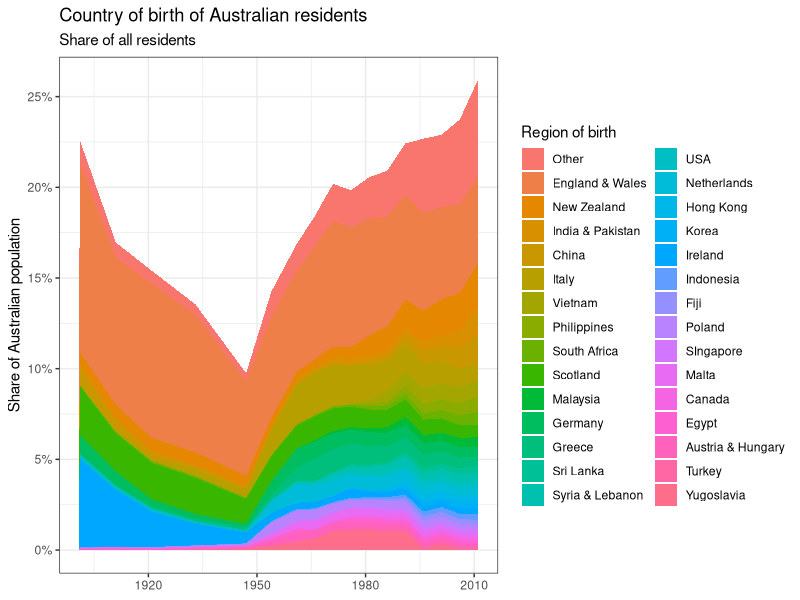
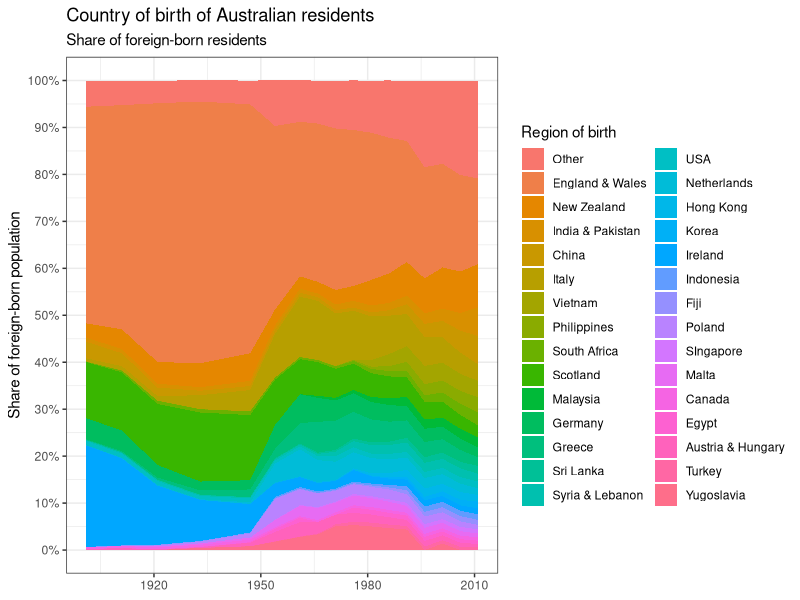
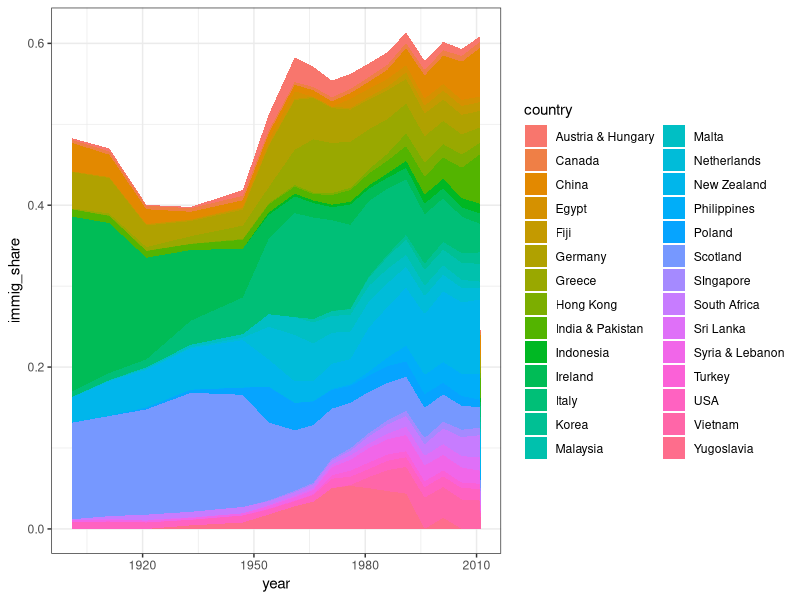
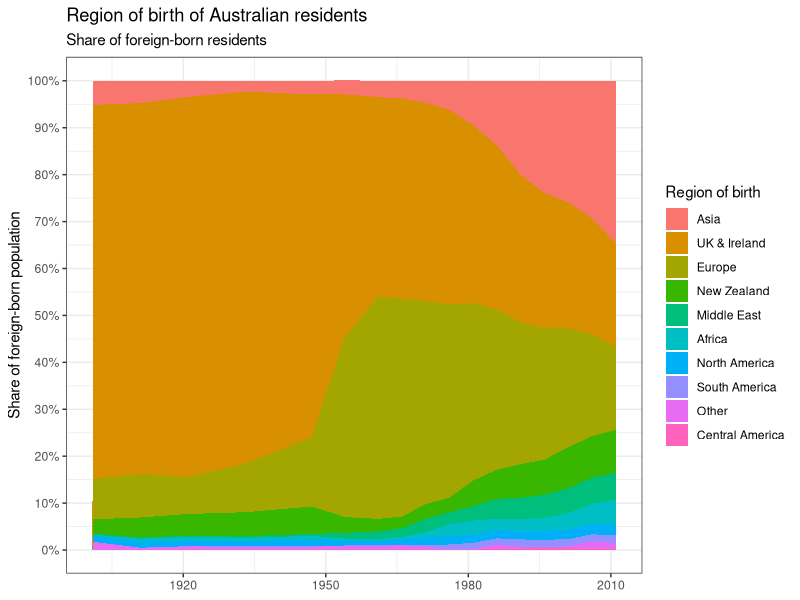
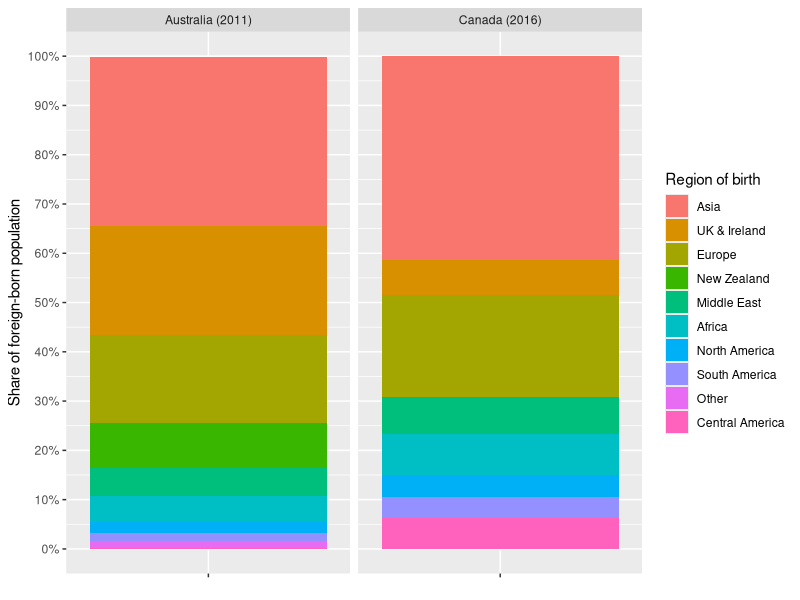

These charts were generated, in order, by the following R code:
## ---- chunk 1
knitr::opts_chunk$set(echo=FALSE,include=FALSE)
#knitr::opts_knit$set(root.dir = normalizePath(".."))

library(readr)
library(tidyr)
library(dplyr)
library(reshape2)
library(readxl)
library(ggrepel)
library(knitr)
library("RColorBrewer")
library(ggplot2)
library(stringr)
library('scales') # for the percent function
rm(list=ls())
# Function for plotting colors side-by-side
pal <- function(col, border = "light gray", ...){
  n <- length(col)
  plot(0, 0, type="n", xlim = c(0, 1), ylim = c(0, 1),
       axes = FALSE, xlab = "", ylab = "", ...)
  rect(0:(n-1)/n, 0, 1:n/n, 1, col = col, border = border)
}

## ---- chunk 2
#import country crosswalk. This file was edited manually to get a roughly consistent list of countries since the first AU census. 
AU_CrosswalkRaw <- read_excel("Data/Australia/3105065001ds0008_2014_crosswalk.xlsx",sheet = "CrosswalkRaw",range = "A7:Q340")

#reshape crosswalk
AU_CrosswalkRaw <- gather(AU_CrosswalkRaw,key=year,value=CensusCountry)
AU_CrosswalkRaw <- filter(AU_CrosswalkRaw,!is.na(AU_CrosswalkRaw$CensusCountry))
AU_CrosswalkRaw <- select(AU_CrosswalkRaw,-year)

AU_CrosswalkRaw <- AU_CrosswalkRaw[!duplicated(AU_CrosswalkRaw),]
anyDuplicated(AU_CrosswalkRaw)

AU_CrosswalkRaw <- AU_CrosswalkRaw[order(AU_CrosswalkRaw$CensusCountry),]
AU_CrosswalkRaw <- AU_CrosswalkRaw[-(1:9),]

#export to excel to edit country list there
#write.csv(AU_CrosswalkRaw,file="Data/Australia/CensusCountryList.csv")

#import edited crosswalk
AU_Crosswalk <- read_excel("Data/Australia/CensusCountryList_Crosswalk.xlsx")
AU_Crosswalk <- select(AU_Crosswalk,-index)
AU_Crosswalk <- rename(AU_Crosswalk,MasterCountry=MasterCountry_1)

#assign "Other" to the list of countries, but excluding the totals
AU_Crosswalk$MasterCountry[is.na(AU_Crosswalk$MasterCountry)] <- "Undefined"
AU_Crosswalk$Region[is.na(AU_Crosswalk$Region)] <- "Undefined"

#Crosswalk is ready to merge into CensusData
## ---- chunk 3
# Import Australian census data
AU_FullCensusData <- NULL

year <- "1901"
temp <- read_excel("Data/Australia/3105065001ds0008_2014.xls",sheet = "Table 8.7",range = "A5:AF95")
temp <- select(temp,"...1","...32")
names(temp) <- c("CensusCountry","ppl")
temp$CensusYear <- year
AU_FullCensusData <- rbind(AU_FullCensusData,temp)

year <- "1911"
temp <- read_excel("Data/Australia/3105065001ds0008_2014.xls",sheet = "Table 8.8",range = "A5:AJ237")
temp <- select(temp,"...1","...36")
names(temp) <- c("CensusCountry","ppl")
temp$CensusYear <- year
AU_FullCensusData <- rbind(AU_FullCensusData,temp)

year <- "1921"
temp <- read_excel("Data/Australia/3105065001ds0008_2014.xls",sheet = "Table 8.9",range = "A5:AJ123")
temp <- select(temp,"...1","...36")
names(temp) <- c("CensusCountry","ppl")
temp$CensusYear <- year
AU_FullCensusData <- rbind(AU_FullCensusData,temp)

year <- "1933"
temp <- read_excel("Data/Australia/3105065001ds0008_2014.xls",sheet = "Table 8.10",range = "A5:AJ124")
temp <- select(temp,"...1","...36")
names(temp) <- c("CensusCountry","ppl")
temp$CensusYear <- year
AU_FullCensusData <- rbind(AU_FullCensusData,temp)

year <- "1947"
temp <- read_excel("Data/Australia/3105065001ds0008_2014.xls",sheet = "Table 8.11",range = "A5:AJ125")
temp <- select(temp,"...1","...36")
names(temp) <- c("CensusCountry","ppl")
temp$CensusYear <- year
AU_FullCensusData <- rbind(AU_FullCensusData,temp)

year <- "1954"
temp <- read_excel("Data/Australia/3105065001ds0008_2014.xls",sheet = "Table 8.12",range = "A5:AJ98")
temp <- select(temp,"...1","...36")
names(temp) <- c("CensusCountry","ppl")
temp$CensusYear <- year
AU_FullCensusData <- rbind(AU_FullCensusData,temp)

year <- "1961"
temp <- read_excel("Data/Australia/3105065001ds0008_2014.xls",sheet = "Table 8.13",range = "A5:AJ100")
temp <- select(temp,"...1","...36")
names(temp) <- c("CensusCountry","ppl")
temp$CensusYear <- year
AU_FullCensusData <- rbind(AU_FullCensusData,temp)

year <- "1966"
temp <- read_excel("Data/Australia/3105065001ds0008_2014.xls",sheet = "Table 8.14",range = "A5:AJ100")
temp <- select(temp,"...1","...36")
names(temp) <- c("CensusCountry","ppl")
temp$CensusYear <- year
AU_FullCensusData <- rbind(AU_FullCensusData,temp)

year <- "1971"
temp <- read_excel("Data/Australia/3105065001ds0008_2014.xls",sheet = "Table 8.15",range = "A5:AJ108")
temp <- select(temp,"...1","...36")
names(temp) <- c("CensusCountry","ppl")
temp$CensusYear <- year
AU_FullCensusData <- rbind(AU_FullCensusData,temp)

year <- "1976"
temp <- read_excel("Data/Australia/3105065001ds0008_2014.xls",sheet = "Table 8.16",range = "A5:AJ112")
temp <- select(temp,"...1","...36")
names(temp) <- c("CensusCountry","ppl")
temp$CensusYear <- year
AU_FullCensusData <- rbind(AU_FullCensusData,temp)

year <- "1981"
temp <- read_excel("Data/Australia/3105065001ds0008_2014.xls",sheet = "Table 8.17",range = "A5:AJ119")
temp <- select(temp,"...1","...36")
names(temp) <- c("CensusCountry","ppl")
temp$CensusYear <- year
AU_FullCensusData <- rbind(AU_FullCensusData,temp)

year <- "1986"
temp <- read_excel("Data/Australia/3105065001ds0008_2014.xls",sheet = "Table 8.18",range = "A5:AJ125")
temp <- select(temp,"...1","...36")
names(temp) <- c("CensusCountry","ppl")
temp$CensusYear <- year
AU_FullCensusData <- rbind(AU_FullCensusData,temp)

year <- "1991"
temp <- read_excel("Data/Australia/3105065001ds0008_2014.xls",sheet = "Table 8.19",range = "A5:AJ239")
temp <- select(temp,"...1","...36")
names(temp) <- c("CensusCountry","ppl")
temp$CensusYear <- year
AU_FullCensusData <- rbind(AU_FullCensusData,temp)

year <- "1996"
temp <- read_excel("Data/Australia/3105065001ds0008_2014.xls",sheet = "Table 8.20",range = "A5:AJ263")
temp <- select(temp,"...1","...36")
names(temp) <- c("CensusCountry","ppl")
temp$CensusYear <- year
AU_FullCensusData <- rbind(AU_FullCensusData,temp)

year <- "2001"
temp <- read_excel("Data/Australia/3105065001ds0008_2014.xls",sheet = "Table 8.21",range = "A5:AJ255")
temp <- select(temp,"...1","...36")
names(temp) <- c("CensusCountry","ppl")
temp$CensusYear <- year
AU_FullCensusData <- rbind(AU_FullCensusData,temp)

year <- "2006"
temp <- read_excel("Data/Australia/3105065001ds0008_2014.xls",sheet = "Table 8.22",range = "A5:AJ330")
temp <- select(temp,"...1","...36")
names(temp) <- c("CensusCountry","ppl")
temp$CensusYear <- year
AU_FullCensusData <- rbind(AU_FullCensusData,temp)

year <- "2011"
temp <- read_excel("Data/Australia/3105065001ds0008_2014.xls",sheet = "Table 8.23",range = "A5:AB339")
temp <- temp %>% select("...1","...28") %>% filter(!is.na(temp$"...1"))
temp$...28 <- as.numeric(temp$...28)
names(temp) <- c("CensusCountry","ppl")
temp$CensusYear <- year
AU_FullCensusData <- rbind(AU_FullCensusData,temp)
## ---- chunk 4
#Simplify AUCensusData
AUCensusData <- AU_FullCensusData %>% filter(!is.na(CensusCountry)) %>% filter(!is.na(ppl))
AUCensusData$CensusYear <- as.numeric(AUCensusData$CensusYear)
AUCensusData$ppl <- as.numeric(AUCensusData$ppl)

#Merge the master country names. Keep all rows.
AUCensusData <- left_join(AUCensusData,AU_Crosswalk,by=c("CensusCountry"))

#remove the REMOVE regions of Australia (States & regions of the Commonwealth)
AUCensusData <- filter(AUCensusData,MasterCountry!="REMOVE")

#verify that totals add up
temp <- aggregate(ppl~CensusYear,data=subset(AUCensusData,MasterCountry!="Total"),FUN=sum)
temp <- rename(temp,observed_total=ppl)

#compare to totals
temp <- inner_join(temp,subset(AUCensusData,MasterCountry=="Total"),by="CensusYear")
temp <- mutate(temp,diff=(observed_total-ppl)/ppl)
#Appears totals are off by up to 5 percent only.
temp <- select(temp,CensusYear,observed_total)

#merge back in observed_total
AUCensusData <- left_join(AUCensusData,temp)

#order by CensusYear
AUCensusData <- AUCensusData[order(AUCensusData$CensusYear,AUCensusData$MasterCountry),]

#generate number of total immigrants
temp <- AUCensusData %>% filter(MasterCountry %in% c("Australia")) %>% mutate(immigrants=observed_total-ppl) %>% select(CensusYear,immigrants)
AUCensusData <- left_join(AUCensusData,temp)

#generate shares for plotting
AUCensusData <- mutate(AUCensusData,immig_share=ppl/immigrants)
AUCensusData$immig_share <- round(AUCensusData$immig_share,digits=4)

AUCensusData <- mutate(AUCensusData,share=ppl/observed_total)
AUCensusData$share <- round(AUCensusData$share,digits=4)

#test that shares add up to 100?
temp <- aggregate(share~CensusYear,data=subset(AUCensusData,MasterCountry!="Total"),FUN=sum)
#yes (or close, due to rounding)
temp <- aggregate(immig_share~CensusYear,data=subset(AUCensusData,!(MasterCountry %in% c("Total","Australia"))),FUN=sum)
#yes
#aggregate across regions

#what countries are large in 2011 with "Undefined"
AUCensusData %>% filter(MasterCountry=="Undefined" & CensusYear==2011) %>% group_by(CensusCountry) %>% summarise(sum_ppl=sum(ppl),.groups='drop_last') %>% arrange(-sum_ppl)
#can see no single country jumps out. 



#check Undefined over all years
AUCensusData %>% filter(MasterCountry=="Undefined") %>% group_by(CensusCountry) %>% summarise(sum_ppl=sum(ppl),.groups='drop_last') %>% arrange(-sum_ppl)

## ---- chunk 5
#Define list of countries, chosen from MasterCountry, to plot
#ctry_list <- c("New Zealand","China","England","Scotland","Canada","Australia","Hong Kong","Italy","Germany","France","Korea","USA","Other","Vietnam","Philippines","South Africa","Poland","Wales")

#choose the X (eg, 30) largest countries by immigration share.
ctry_list <- AUCensusData %>% group_by(MasterCountry) %>% summarise(sum_ppl=sum(ppl),.groups='drop_last') %>% arrange(-sum_ppl)
ctry_list <- ctry_list[-1,]
ctry_list <- ctry_list$MasterCountry[1:31] #top X countries of immigrants

AUCensusData_plot <- AUCensusData

#copy MasterCountry to plot_ctry if MasterCountry is in ctry_list
AUCensusData_plot$plot_ctry <- NA
AUCensusData_plot <- mutate(AUCensusData_plot,plot_ctry=case_when((MasterCountry %in% ctry_list | MasterCountry=="Total") ~ MasterCountry))

#define Other category for all other countries
AUCensusData_plot$plot_ctry[is.na(AUCensusData_plot$plot_ctry)] <- "Other"
#define "Other" for "Undefined"
AUCensusData_plot$plot_ctry[AUCensusData_plot$plot_ctry=="Undefined"] <- "Other"

#what countries have the largest share of immigrants but are within plot_ctry=="Other", i.e. are outside the top X countries?
AUCensusData_plot %>% filter(plot_ctry=="Other") %>% group_by(MasterCountry) %>% summarise(sum_ppl=sum(ppl),.groups='drop_last') %>% arrange(-sum_ppl)
#Undefined is a *large* share... why? What are these people? 

#View(AUCensusData_plot %>% filter(plot_ctry=="Other") %>% group_by(MasterCountry) %>% summarise(sum_ppl=sum(ppl)) %>% arrange(-sum_ppl))

#aggregate to get ctry-year shares
AUCensusData_plot <- AUCensusData_plot %>% select(plot_ctry,CensusYear,share,immig_share,ppl)
AUCensusData_plot <- aggregate(cbind(share,immig_share,ppl)~plot_ctry+CensusYear,data=AUCensusData_plot,FUN=sum)
AUCensusData_plot <- rename(AUCensusData_plot,country=plot_ctry,year=CensusYear)

#Expand data; this sets there to be zeros for Yugoslavia before and after it exists as a country, which makes graph look nicer than missing data but has no impact on shares.
#View(expand(AUCensusData_plot,country,year))
temp <- expand(AUCensusData_plot,country,year)
AUCensusData_plot <- left_join(temp,AUCensusData_plot,by=c("country","year"))
AUCensusData_plot[is.na(AUCensusData_plot)] <- 0

## ---- chunk 6
#plot the X largest countries, ordered by their current share. Use country as a factor. 
factororder <- AUCensusData_plot %>% filter(year==2011) %>% group_by(country) %>% summarise(sum_ppl=sum(ppl),.groups='drop_last') %>% arrange(-sum_ppl)

#factororder <- AUCensusData_plot %>% group_by(country) %>% summarise(sum_ppl=sum(ppl)) %>% arrange(-sum_ppl)
factororder <- factororder$country[-1]

ggplot(subset(AUCensusData_plot,country!="Total" & country!="Australia"),aes(x=year,y=share,fill = factor(country,levels=factororder))) + geom_area() + theme_bw() + guides(fill=guide_legend("Region of birth")) +
  xlab(NULL) + scale_y_continuous(breaks=seq(0,0.25,0.05),name="Share of Australian population",labels = scales::percent_format(accuracy = 1)) + labs(title="Country of birth of Australian residents", subtitle="Share of all residents")


## ---- chunk 7
#AU country of birth as share of foreign born
ggplot(subset(AUCensusData_plot,country!="Total" & country!="Australia",select=-share),aes(x=year,y=immig_share,fill = factor(country,levels=factororder))) + geom_area() + theme_bw() + guides(fill=guide_legend("Region of birth")) +
  xlab(NULL) + scale_y_continuous(breaks=seq(0,1,0.1),name="Share of foreign-born population",labels = scales::percent_format(accuracy = 1)) + labs(title="Country of birth of Australian residents", subtitle="Share of foreign-born residents")

## ---- chunk 8
#Plot immig share without England and Other, to better see individual countries.
ggplot(subset(AUCensusData_plot,country!="Total" & country!="Australia" & country!="England & Wales" & country!="Other",select=-share),aes(x=year,y=immig_share,fill = country)) + geom_area() + theme_bw()
## ---- chunk 9
#Define list of regions to plot
region_list <- c("South America","Asia","North America","UK & Ireland","Europe","New Zealand","Africa","Middle East","Central America","Total")

AUCensusData_plot <- AUCensusData

#copy Region to plot_region if Region is in region_list
AUCensusData_plot <- mutate(AUCensusData_plot,plot_region=case_when(Region %in% region_list ~ Region))
#assign Australia its own name, and Canada to NA
AUCensusData_plot$plot_region[AUCensusData_plot$Region=="Canada"] <- "North America"
AUCensusData_plot$plot_region[AUCensusData_plot$Region=="Australia"] <- "Australia"
#assign Other to all others
AUCensusData_plot$plot_region[is.na(AUCensusData_plot$plot_region)] <- "Other"

#aggregate to get ctry-year shares. Separate data frames for immig and share of total
AUCensusData_plot <- AUCensusData_plot %>% select(plot_region,CensusYear,share,immig_share)
AUCensusData_plot <- aggregate(cbind(share,immig_share)~plot_region+CensusYear,data=AUCensusData_plot,FUN=sum)
AUCensusData_plot <- rename(AUCensusData_plot,region=plot_region,year=CensusYear)

#try plotting immig_share as geom_area
factororder <- AUCensusData_plot %>% filter(year==2011) %>% arrange(-immig_share)
factororder <- factororder$region[-(1:2)]

ggplot(subset(AUCensusData_plot,region!="Total" & region!="Australia",select=-share),aes(x=year,y=immig_share,fill = factor(region,levels=factororder))) + geom_area() + theme_bw() + guides(fill=guide_legend("Region of birth")) +
  xlab(NULL) + scale_y_continuous(breaks=seq(0,1,0.1),name="Share of foreign-born population",labels = scales::percent_format(accuracy = 1)) + labs(title="Region of birth of Australian residents", subtitle="Share of foreign-born residents")

## ---- chunk 10
#2011 bar chart version to compare to Canada
AUCensusData_barchart <- AUCensusData_plot %>% filter(year==2011) %>% select(-year)

#how to display this? pie chart? bar chart?
AU_bar <- ggplot(subset(AUCensusData_barchart,region!="Total" & region!="Australia"),aes(x="",y=immig_share,fill=region)) + geom_bar(width=1,stat="identity")
#plot(AU_bar)

## ---- chunk 11
CDN_Data <- read_csv("Data/Canada/edited_98-402-X2016007-21.csv",col_name=TRUE,n_max=248)
#AUCensusData_plot$plot_region[AUCensusData_plot$region=="Australia"] <- "Asia"
#keep first two coluns
CDN_Data <- CDN_Data[,1:2]
names(CDN_Data) <- c("CensusCountry","ppl")

#export to create the Crosswalk
write.csv(CDN_Data,file="Data/Canada/CDN_Data.csv")
#merge in list of countries to be used

#import CDN_Crosswalk
CDN_Crosswalk <- read_excel("Data/Canada/CDN_Crosswalk.xlsx")
unique(CDN_Crosswalk$region)

CDN_Data <- CDN_Crosswalk %>% select(-...1,-MasterCountry)

#assign Other to all others
CDN_Data$region[is.na(CDN_Data$region)] <- "Other"

#shares. 7,540,830 is immigrant population, 36.26 million is total population
CDN_Data$share <- CDN_Data$ppl/(36.26e6)
CDN_Data$share <- round(CDN_Data$share,digits=4)

CDN_Data$immig_share <- CDN_Data$ppl/(7.54e6)
CDN_Data$immig_share <- round(CDN_Data$immig_share,digits=4)

#check totals
sum(CDN_Data$share[CDN_Data$region!="Total"])
sum(CDN_Data$immig_share[CDN_Data$region!="Total"])

#aggregate to regions
CDN_Data <- select(CDN_Data,region,share,immig_share)
CDN_Data <- aggregate(cbind(share,immig_share)~region,data = CDN_Data,FUN=sum)
                      
#how to display this? pie chart? bar chart?
CDN_bar <- ggplot(subset(CDN_Data,region!="Total"),aes(x="",y=immig_share,fill=region)) + geom_bar(width=1,stat="identity") + xlab("2011")

## ---- chunk 12
#using facet grid
both_data <- AUCensusData_barchart %>% mutate(cty="Australia")
CDN_Data <- CDN_Data %>% mutate(cty="Canada")
both_data <- rbind(CDN_Data,both_data)

ggplot(subset(both_data,region!="Total" & region!="Australia"),aes(x="",y=immig_share,fill=factor(region,levels=factororder))) + geom_bar(width=1,stat="identity") + facet_grid(cols=vars(cty),labeller = as_labeller(c("Australia"="Australia (2011)","Canada"="Canada (2016)"))) + guides(fill=guide_legend("Region of birth")) + xlab(NULL) + scale_y_continuous(breaks=seq(0,1,0.1),name="Share of foreign-born population",labels = scales::percent_format(accuracy = 1))

